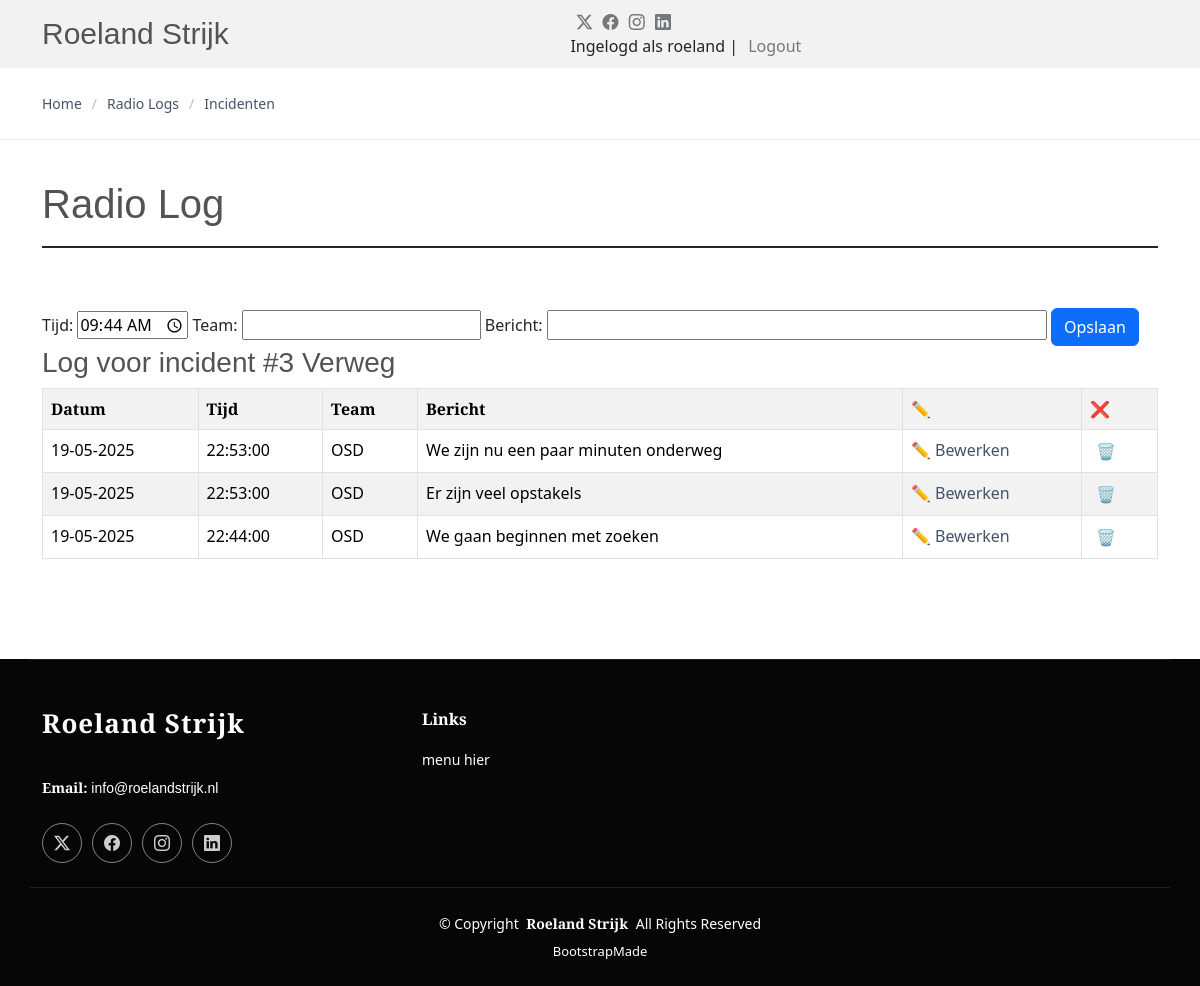
The page /radiolog/logs/ (signed in) on the database as committed earlier.
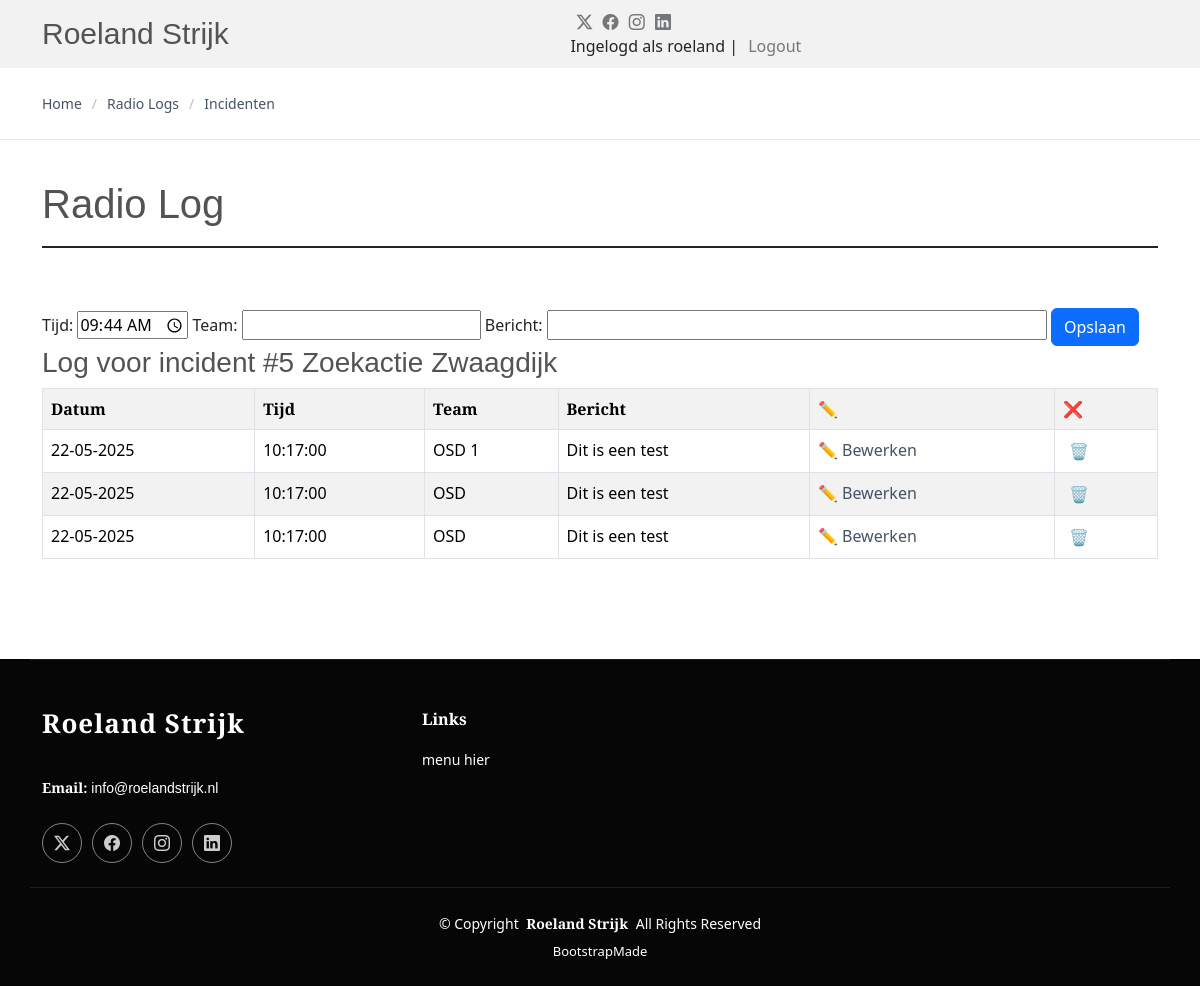
The same page on the database as committed later.
### sarforms/models.py (models this page shows, shortened)
class Form133(models.Model):
    incident_nr = models.IntegerField(null=True, blank=True)
    incident_naam = models.CharField(max_length=30)
    datum = models.DateField()
    locatie = models.CharField(max_length=100)

class Form133Next(models.Model):
    incident_nr = models.IntegerField(null=True, blank=True)
    incident_naam = models.CharField(max_length=30, null=True, blank=True)
    locatie = models.CharField(max_length=100, null=True, blank=True)
    datum = models.DateField(null=True, blank=True)
    tijd = models.TimeField()
    team = models.CharField(max_length=50)
    bericht = models.CharField(max_length=100)

### sarforms/views.py (the view)
# urls.py: path('logs/', views.radio_log_combined, name='logs'),
@login_required
def radio_log_combined(request):
    if request.method == "POST":
        form = Form133NextForm(request.POST)
        if form.is_valid():
            form.save()
    max_incident_nr = Form133.objects.aggregate(Max('incident_nr'))['incident_nr__max']
    logs = Form133Next.objects.filter(incident_nr=max_incident_nr).order_by('-datum', '-tijd')
    incidenten = Form133.objects.all()
    laatste = Form133.objects.last()
    form = Form133NextForm(initial={'incident_nr': max_incident_nr})
    context = {
        'form': form,
        'form133next': logs,
        'form133': incidenten,
        'laatste': laatste,
    }
    return render(request, 'radio_log_combined.html', context)

### sarforms/forms.py
class Form133NextForm(forms.ModelForm):
    class Meta:
        model = Form133Next
        fields = ['incident_nr', 'incident_naam', 'locatie', 'datum', 'tijd', 'team', 'bericht']
        widgets = {
            'datum': forms.HiddenInput(),
            'tijd': forms.TimeInput(format='%H:%M:%S', attrs={'type': 'time'}),
            'incident_nr': forms.HiddenInput(),
            'incident_naam': forms.HiddenInput(),
            'locatie': forms.HiddenInput(),
            'bericht': forms.TextInput(attrs={'style': 'width: 500px;'}),
            'team': forms.TextInput(),
        }
    def __init__(self, *args, **kwargs):
        super().__init__(*args, **kwargs)
        self.fields['datum'].initial = timezone.localdate()
        self.fields['tijd'].initial = timezone.localtime().strftime("%H:%M")
        try:
            laatste = Form133Next.objects.latest('id')
            self.fields['incident_naam'].initial = laatste.incident_naam
            self.fields['locatie'].initial = laatste.locatie
        except Form133Next.DoesNotExist:
            pass

### templates/radio_log_combined.html (shortened to what the changed rows need)
{% load static %}
<!DOCTYPE html>
<html lang="en">
<head>
  <link href="{% static 'assets/vendor/bootstrap/css/bootstrap.min.css' %}" rel="stylesheet">
  <link href="{% static 'assets/vendor/bootstrap-icons/bootstrap-icons.css' %}" rel="stylesheet">
  <link href="{% static 'assets/vendor/aos/aos.css' %}" rel="stylesheet">
  <link href="{% static 'assets/vendor/swiper/swiper-bundle.min.css' %}" rel="stylesheet">
  <link href="{% static 'assets/css/main.css' %}" rel="stylesheet">
</head>
<body class="index-page">
  <header id="header" class="header d-flex align-items-center sticky-top">
    <div class="container position-relative d-flex align-items-center justify-content-between">
      <a href="/" class="logo d-flex align-items-center me-auto me-xl-0">
        <h1 class="sitename">Roeland Strijk</h1>
      </a>
    </div>
  </header>
  <main class="main">
    <section id="starter-section" class="starter-section section">
      <div class="container section-title" data-aos="fade-up">
        <div class="section-title-container d-flex align-items-center justify-content-between">
          <h2>Radio Log</h2>
        </div>
      </div>
      <div class="container section-title" data-aos="fade-up">
  <form method="post">
   {{ form.as_table }}
</form>
 <div class="table-responsive-md">
    <h3>Log voor incident #{{ laatste.incident_nr }} {{ laatste.incident_naam }}</h3>
    <table border="1" class="table table-striped table-bordered">
        <tr>
            <th>Datum</th>
            <th>Tijd</th>
            <th>Team</th>
            <th>Bericht</th>
            <th>✏️</th>
            <th>❌</th>
        </tr>
        {% for log in form133next%}
        <tr>
            <td>{{ log.datum|date:"d-m-Y"}}</td>
            <td>{{ log.tijd|date:"H:i:s"}}</td>
            <td>{{ log.team }}</td>
            <td>{{ log.bericht }}</td>
            <td><a href="{% url 'edit_form133next' log.pk %}">✏️ Bewerken</a></td>
            <td><form action="{% url 'delete_form133next' log.pk %}" method="post" style="display:inline;" onsubmit="return confirmDelete();">
      <button type="submit" style="background:none; border:none; color:red; cursor:pointer;">🗑️</button>
    </form></td>
        </tr>
        {% empty %}
        <tr><td colspan="4">Geen logs gevonden.</td></tr>
        {% endfor %}
    </table>
  </div>
</div>
   </section>
  </main>
</body>
</html>

Rows that differ between the two databases and show on the page:
no longer on this page (row unchanged): Form133: incident_nr "3", incident_naam "Verweg"
no longer on this page (row unchanged): Form133Next: datum "19-05-2025", tijd "22:53:00", team "OSD", bericht "We zijn nu een paar minuten onderweg"
no longer on this page (row unchanged): Form133Next: datum "19-05-2025", tijd "22:53:00", team "OSD", bericht "Er zijn veel opstakels"
no longer on this page (row unchanged): Form133Next: datum "19-05-2025", tijd "22:44:00", team "OSD", bericht "We gaan beginnen met zoeken"
added Form133: incident_nr "5", incident_naam "Zoekactie Zwaagdijk"
added Form133Next: datum "22-05-2025", tijd "10:17:00", team "OSD 1", bericht "Dit is een test"
added Form133Next: datum "22-05-2025", tijd "10:17:00", team "OSD", bericht "Dit is een test"
added Form133Next: datum "22-05-2025", tijd "10:17:00", team "OSD", bericht "Dit is een test"
